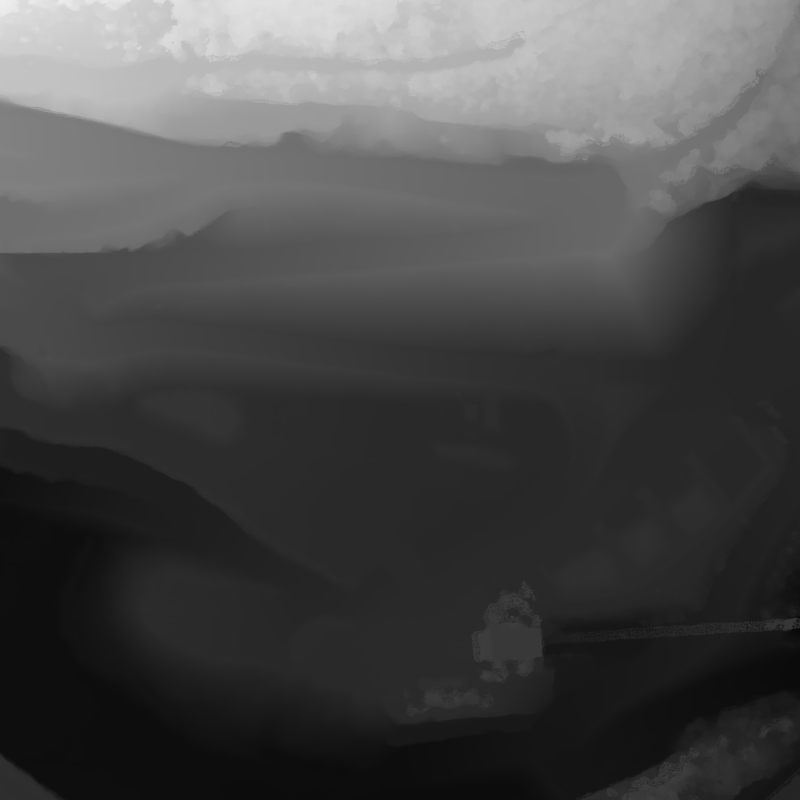
#> input picture core/webots/map_generation/quarry_cropped4_scaled2cm.png, 1600 x 1600 px, found by its file name (shown at 1/2 size)
$ jupyter execute --allow-errors patches_images.ipynb
#> lines starting #> are read from the running program, lines starting #| are printed output that depends on the picture
[cell 1]
#%%

import os
os.environ["QT_API"] = "pyqt"

import numpy as np
import mayavi.mlab as mlab
import scipy
import skimage
import skimage.transform
from skimage.io import imread
from scipy.ndimage.filters import convolve
#import matplotlib.pyplot as plt

from tqdm import tqdm

#%%

def readTerrain(name,pixelsize=0.02):
    """Returns a tuple terrain,mask with the requested pixelsize
    Values in terrain (2D np float array) are interpreted as meters
    Values in mask (2D np float array) are interpreted as probabilities [0-1]
    """
#> called with name = 'quarry', pixelsize = 0.02

    if(name=="quarry"):
        tpixelsize=0.02
        im=imread("/home/lale/Downloads/quarry_cropped4_scaled2cm.png")/2**16*20
#> im: shape (1600, 1600) float64; min 0.45, max 18.64, mean 5.75
        noise=0.0 # 0: no noise
        im=im+np.random.rand(*im.shape)*noise
        sz=1.5 # 0: no filtering
        im=scipy.ndimage.filters.gaussian_filter(im, sz, truncate=2) # careful, will create problems with nans

    elif(name=="uzh"):
        im=imread("/home/lale/Downloads/uzh_elevation_1.png")[:,:,0].astype(float)/255*5
        im[im==0]=np.nan
        im=skimage.transform.resize(im,np.array(im.shape)*5)
        tpixelsize=0.05
        im=scipy.ndimage.filters.gaussian_filter(im, 3, truncate=1)

    elif(name=="custom1"):
        im=imread("./custom1.png")[:,:,0].astype(float)/255*2
        tpixelsize=0.02

    else:
        assert(False)

    im=skimage.transform.resize(im,(np.array(im.shape)*tpixelsize/pixelsize).astype(int))
    im=im-np.nanmin(im)

    return im


def makeRobot(x,y,z,length):
    vertices=np.array([[0,0,1],[1,0,0],[0,3,0],[-1,0,0]]).astype(float)/3*length+np.array([x,y,z])
    triangles=[[0,1,3],[0,1,2],[0,3,2],[3,1,2]]
    mesh=mlab.triangular_mesh(vertices[:,0], vertices[:,1], vertices[:,2], triangles, color=(0.3,0.3,0.6))
    mesh.actor.property.interpolation = 'phong'
    mesh.actor.property.specular = 0.2
    mesh.actor.property.specular_power = 10
    mesh.actor.property.ambient_color = (1,1,1)
    mesh.actor.property.diffuse_color = (0.3,0.3,0.6)
    mesh.actor.property.color = (0.3,0.3,0.6)
    mesh.actor.property.ambient = 0.1
    return()

def visualizeTerrain(terrain, pixelsize, mask=None, fig=None):
    """Original version: not very flexible to display traversability mask.
    Use visualizeTerrain2 instead if you have a mask"""
#> called with pixelsize = 0.02

    if(fig is None):
        fig = mlab.figure()

    fig.scene.background = (1,1,1)

    y, x = np.meshgrid(np.arange(terrain.shape[0])*pixelsize,np.arange(terrain.shape[1])*pixelsize)
    s = mlab.surf(x, y, terrain, color=(1.0,1.0,1.0))
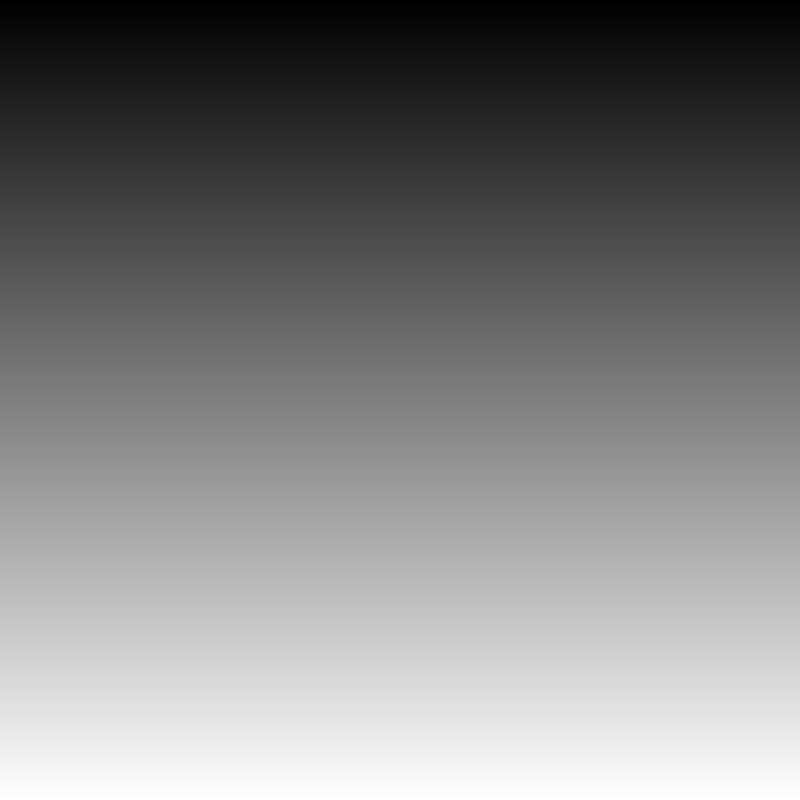
#> x: shape (1600, 1600) float64 (shown at 1/2 size); min 0, max 31.98, mean 16; drawn with min black and max white

    s.actor.property.interpolation = 'phong'
    s.actor.property.specular = 0.0
    s.actor.property.specular_power = 10
    s.actor.property.ambient_color = (1,1,1)
    s.actor.property.diffuse_color = (0.7,0.7,0.7)
    s.actor.property.color = (0.7,0.7,0.7)
    s.actor.property.ambient = 0.02

    if(mask is not None):
        terrain_mask=terrain.copy()
        terrain_mask[mask<0.9]=np.nan
        sm = mlab.surf(x, y, terrain_mask+0.010, color=(1.0,1.0,1.0))

        sm.actor.property.interpolation = 'phong'
        sm.actor.property.specular = 0.2
        sm.actor.property.specular_power = 10
        sm.actor.property.ambient_color = (0.6,1,0.6)
        sm.actor.property.diffuse_color = (0.6,0.9,0.6)
        sm.actor.property.color = (0.6,0.9,0.6)
        sm.actor.property.opacity = 0.7
        sm.actor.property.ambient = 0.05

        terrain_mask=terrain.copy()
        terrain_mask[mask<0.2]=np.nan
        sm = mlab.surf(x, y, terrain_mask+0.005, color=(1.0,1.0,1.0))

        sm.actor.property.interpolation = 'phong'
        sm.actor.property.specular = 0.2
        sm.actor.property.specular_power = 10
        sm.actor.property.ambient_color = (0.9,0.9,0.6)
        sm.actor.property.diffuse_color = (0.9,0.9,0.6)
        sm.actor.property.color = (0.8,0.8,0.6)
        sm.actor.property.opacity = 0.5
        sm.actor.property.ambient = 0.05

    square=np.array([[0,0],[1,0],[1,1],[0,1]])[[0,1,2,3,0],:]
    square=np.hstack((square*np.array([[np.max(x),np.max(y)]]), np.zeros((5,1))))
#> square = [[0, 0, 0], [31.98, 0, 0], [31.98, 31.98, 0], [0, 31.98, 0], [0, 0, 0]]
    base=mlab.plot3d(square[:,0], square[:,1], square[:,2], color=(0,0,0), line_width=2)
    for i in range(4):
        p=np.mean(square[[i,i+1],:],axis=0)
        d=np.linalg.norm(square[i+1,:]-square[i+0,:])
        mlab.text3d(p[0], p[1], p[2], "{:.1f}m".format(d), scale=0.4, color=(0,0,0))
#> this loop made 4 passes
#> p on passes 1 to 4: [15.99, 0, 0], [31.98, 15.99, 0], [15.99, 31.98, 0], [0, 15.99, 0]
    height=mlab.plot3d(np.array([0.0,0.0]), np.array([0.0,0.0]), np.array([0.0,np.nanmax(terrain)]), color=(0,0,0), line_width=2)
    mlab.text3d(0.0, 0.0, np.nanmax(terrain)/2, "{:.1f}m".format(np.nanmax(terrain)), scale=0.4, color=(0,0,0))

    makeRobot(-1,0,0,0.8)
    mlab.text3d(-1, -1, 0, "robot", scale=0.4, color=(0,0,0))

    if(False):
        # function returning height of an xy point (in meters) sampled on im
        heightof=scipy.interpolate.RectBivariateSpline(x[:, 0], y[0, :], im)

        # coordinates in meters on map of my waypoints
        waypoints = np.array([[1,1],[30,5],[5,30]])

        ls=np.cumsum([0]+[np.linalg.norm(end-start) for start,end in zip(waypoints[0:-1],waypoints[1:])])
        psxy=scipy.interpolate.interp1d(ls,waypoints,axis=0)(np.arange(0,ls[-1],
                                      0.2)) # sample one point every 20 cm
        # ps are coordinates of dense points sampled along the path defined by waypoints
        psz=heightof(psxy[:,0],psxy[:,1],grid=False)

        mlab.plot3d(psxy[:,0], psxy[:,1], psz + 0.5, color=(0.5,0.5,0.8), tube_radius=0.1)

    from tvtk.api import tvtk
    fig.scene.interactor.interactor_style = tvtk.InteractorStyleTerrain()
    #outline=mlab.outline(s,color=(0,0,0))
    #axes=mlab.axes(s,color=(0,0,0))


# [101 lines left out: functions visualizeTerrain2, visualizePatch, not called in this run]
    #outline=mlab.outline(s,color=(0,0,0))
    #axes=mlab.axes(s,color=(0,0,0))


def saveAnimation(fig, directory, motion="360"):
    """Saves an animation from the passed mlib figure in the provided directory
    Will create directory of it does not exist
    Will remove any previous frames in the directory if any exists
    Individual frames saved as PNG
    motion in ["360", "oscillate"]
    Motion begins at initial view in figure
    """

    import pathlib
    directory=pathlib.Path(directory) # Converts in case it's a string
    directory.mkdir(exist_ok=True)
    assert(directory.is_dir())
    [f.unlink() for f in directory.glob("anim*.png")] # remove any preexisting animation in the directory

    (original_azimuth, elevation, distance, focalpoint)=mlab.view(figure=fig)

    azimuths={"360":        np.arange(0,360,2)+original_azimuth,
              "oscillate":  np.sin(np.linspace(0,2*np.pi,100,endpoint=False))*30+original_azimuth}[motion]
    for i,a in tqdm(list(enumerate(azimuths))):
        mlab.view(azimuth=a,figure=fig)
        mlab.savefig(str(directory/'anim{:04d}.png'.format(i)))

    import subprocess
    subprocess.call(["convert", "-delay", "1x20", "-loop", "0", str(directory)+"/anim*.png", str(directory)+"/anim.gif"])

#%%
pixelsize=0.02
terrain=readTerrain("quarry",pixelsize)

#%%
mlab.close(all=True)
mlab.options.offscreen = True # To avoid opening a window
fig=mlab.figure(size=(1000,1000))
visualizeTerrain(terrain,pixelsize,fig=fig)
#> (the call stopped at in visualizeTerrain, `fig.scene.interactor.interactor_style = tvtk.InteractorStyleTerrain()`: tvtk is not available in this run)
#> (the rest of this cell did not finish here and is left out)

saveAnimation(fig, "terrain-osc", motion="oscillate")
mlab.close(fig)

#%%
mlab.close(all=True)
mlab.options.offscreen = True # To avoid opening a window
fig=mlab.figure(size=(400,400))
visualizePatch(terrain[100:170,100:170],pixelsize,fig=fig)
saveAnimation(fig, "testpatch-360", motion="360")
saveAnimation(fig, "testpatch-osc", motion="oscillate")
mlab.close(fig)
#%%

terrain=readTerrain(name="quarry")
mask=imread("/home/lale/Downloads/min_traversability_map_color_quarry.png")[:,:,3].astype(float)/255
mlab.options.offscreen = False # To avoid opening a window
fig=mlab.figure(size=(1000,1000))
#visualizeTerrain(terrain,pixelsize,mask=mask,fig=fig)
visualizeTerrain2(terrain,pixelsize,mask=mask,fig=fig)


#%%
terrain=readTerrain(name="custom1")
mlab.options.offscreen = False # To avoid opening a window
fig=mlab.figure(size=(1000,1000))
visualizeTerrain(terrain,pixelsize,fig=fig)

#%%
im=imread("disp4.jpg").astype(float)/255*0.6
im=skimage.transform.resize(im,(1024,1024))
im=scipy.ndimage.filters.gaussian_filter(im, 2, truncate=2)
fig=mlab.figure(size=(1000,1000))
visualizeTerrain(im,0.02,fig=fig)
#%%
im=imread("disp3.jpg")[:,:,0].astype(float)/255*0.1
im=skimage.transform.resize(im,(1024,1024))
im=scipy.ndimage.filters.gaussian_filter(im, 1.3, truncate=2)
fig=mlab.figure(size=(1000,1000))
visualizeTerrain(im,0.005,fig=fig)
#%%
im=imread("photosculpt00763-displacement.jpg").astype(float)/255*0.3
im=skimage.transform.resize(im,(1024,1024))
im=scipy.ndimage.filters.gaussian_filter(im, 1.3, truncate=2)
fig=mlab.figure(size=(1000,1000))
visualizeTerrain(im,0.005,fig=fig)

#%% Realistic forest floor (useless for simulation)
import skimage
im=imread("textures/rd-textures.com/MUDDY-FOREST-FLOOR/MUDDY-FOREST-FLOOR-01_DEPTH_8k_3x3x0.06.tif")
im=skimage.img_as_float(im)*0.06 # Depth of full image range
pixelsize=0.002 # we rescale to 2mm per pixel (makes no sense for robot, in fact)
texturearea=np.array([3.0,3.0]) # texture represents 3m x 3m
im=skimage.transform.resize(im,texturearea/pixelsize)
fig=mlab.figure(size=(1000,1000))
visualizeTerrain(im,pixelsize,fig=fig)

#%% asphalt tiled 4x4
import skimage
im=imread("textures/rd-textures.com/ASPHALT/ASPHALT-02_Depth_8k_2.5x2.5x0.05.tif")
im=skimage.img_as_float(im)*0.05 # Depth of full image range
pixelsize=0.02 # we rescale to 2cm per pixel
texturearea=np.array([2.5,2.5]) # texture represents 2.5m x 2.5m
repeats=[4,4]
im=np.tile(skimage.transform.resize(im,texturearea/pixelsize),repeats)
fig=mlab.figure(size=(1000,1000))
visualizeTerrain(im,pixelsize,fig=fig)

#%% rock (as dimensioned)
im=imread("textures/rd-textures.com/ROCK-02/ROCK-02_200cm_Depth_8k.tif")
im=skimage.img_as_float(im)*0.1 # Depth of full image range (unknown)
pixelsize=0.02 # we rescale to 2cm per pixel
texturearea=np.array([2.0,2.0]) # texture represents 2.0m x 2.0m
repeats=[2,2]
im=np.tile(skimage.transform.resize(im,texturearea/pixelsize),repeats)
fig=mlab.figure(size=(1000,1000))
visualizeTerrain(im,pixelsize,fig=fig)

#%% rock (rescaled in order to be useful)
im=imread("textures/rd-textures.com/ROCK-02/ROCK-02_200cm_Depth_8k.tif")
im=skimage.img_as_float(im)*0.5 # Depth of full image range (unknown)
pixelsize=0.02 # we rescale to 2cm per pixel
texturearea=np.array([10.0,10.0]) # texture represents 2.0m x 2.0m, but we make it much larger
repeats=[2,2]
im=np.tile(skimage.transform.resize(im,texturearea/pixelsize),repeats)
im=im*np.linspace(0,1,im.shape[0])
im=im+np.linspace(0,1,im.shape[0])[:,np.newaxis]**2*8
fig=mlab.figure(size=(1000,1000))
visualizeTerrain(im,pixelsize,fig=fig)
